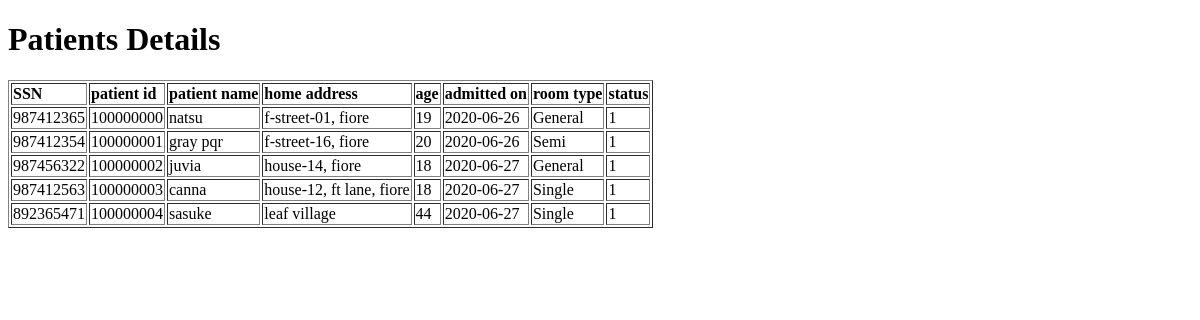
The page /patients (signed in) on the database as committed earlier.
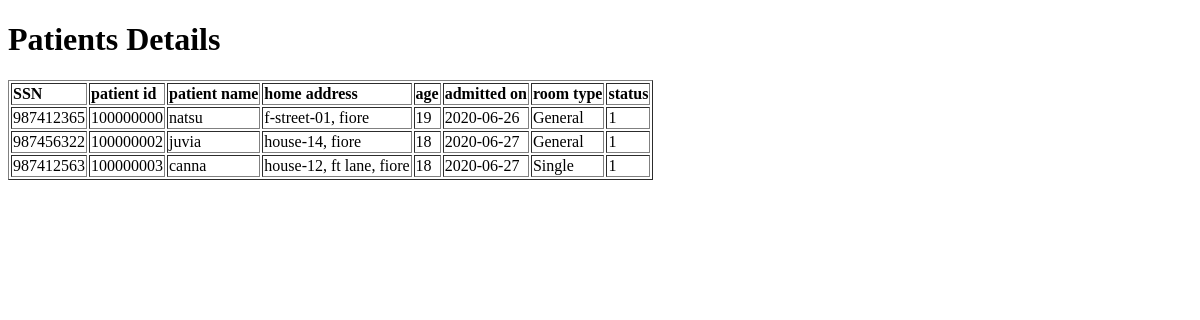
The same page on the database as committed later.
### tables this page shows
CREATE TABLE patients (
		ws_ssn INTEGER UNIQUE,
		ws_pat_id INTEGER PRIMARY KEY AUTOINCREMENT,
		ws_pat_name TEXT NOT NULL,
		ws_adrs TEXT NOT NULL,
		ws_age INTEGER NOT NULL,
		ws_doj TEXT NOT NULL,
		ws_rtype TEXT,
		ws_status INTEGER DEFAULT 1
	);

### app.py (the view)
@app.route('/patients')
def viewPatientDetails():
	if 'loggedInUserId' in request.cookies:
		patient_details = []
		conn2 = sqlite3.connect("hospital.db")
		c = conn2.cursor()
		c.execute("SELECT * from patients")
		for i in c.fetchall():
			patient_details.append(i)
		c.close()
		conn2.close()
		return render_template("patients.html",patient_details=patient_details,pageTitle="patients details")
	return redirect(url_for('login'))

### templates/patients.html
{% extends "base.html" %}
{% block body %}
	<h1>Patients Details</h1>
	<table border="1">
		<tr>
			<td><b>SSN</b></td>
			<td><b>patient id</b></td>
			<td><b>patient name</b></td>
			<td><b>home address</b></td>
			<td><b>age</b></td>
			<td><b>admitted on</b></td>
			<td><b>room type</b></td>
			<td><b>status</b></td>
		</tr>
	{% for patient in patient_details %}
		<tr>
		{% for i in patient %}
			<td>{{ i }} </td>
		{% endfor %}
		</tr>
	{% endfor %}
	</table>
{% endblock %}

### templates/base.html (shortened to what this page needs)
<!DOCTYPE html>
<html>
<head>
</head>
<body>
	{% block body %}
	{% endblock %}
</body>
</html>

Rows that differ between the two databases and show on the page:
removed patients: ws_ssn "987412354", ws_pat_id "100000001", ws_pat_name "gray pqr", ws_adrs "f-street-16, fiore", patient "20" "1", ws_doj "2020-06-26", ws_rtype "Semi"
removed patients: ws_ssn "892365471", ws_pat_id "100000004", ws_pat_name "sasuke", ws_adrs "leaf village", patient "44" "1", ws_doj "2020-06-27", ws_rtype "Single"
